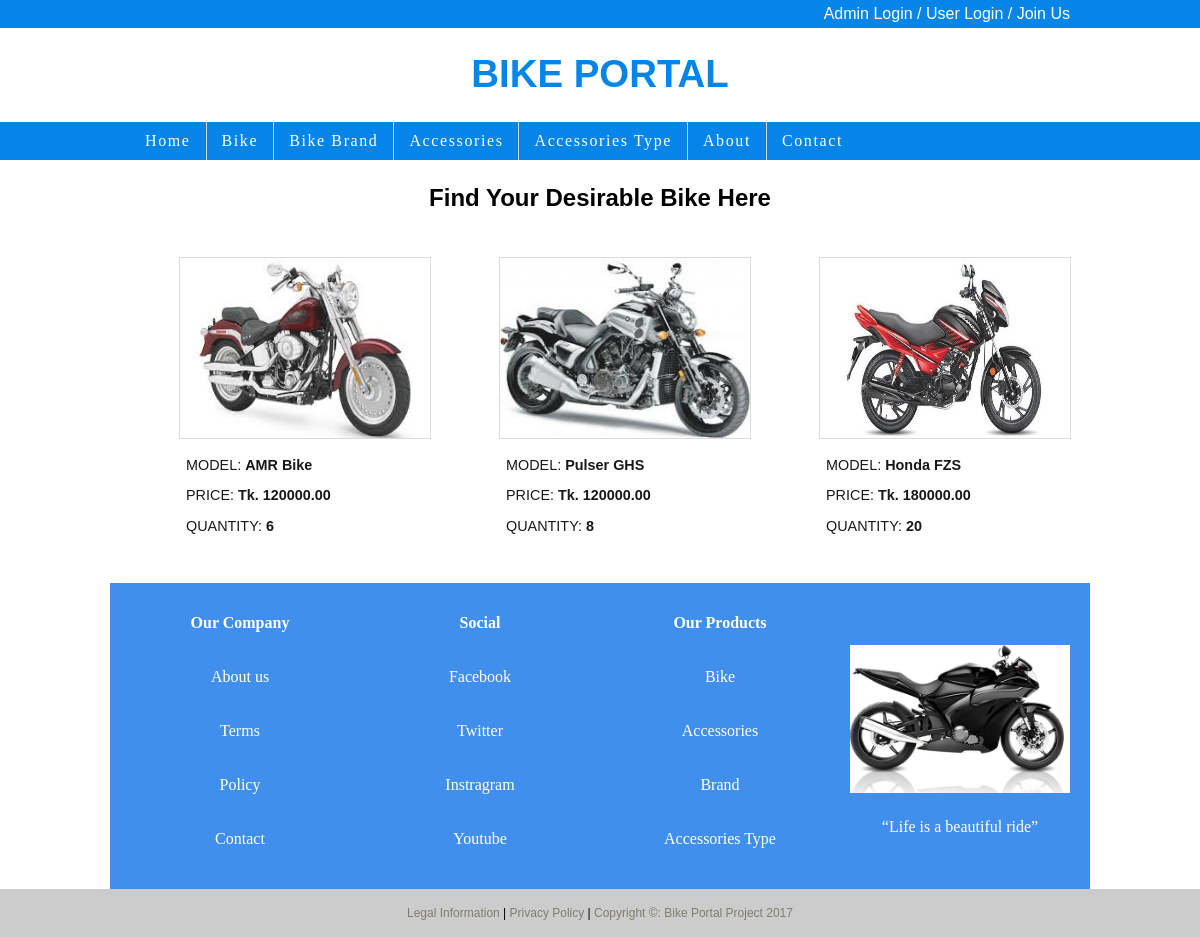
Page /show_Bike.php?id=2006 on the committed database.
### tables this page shows
CREATE TABLE `bike` (
  `id` int(11) NOT NULL,
  `model` varchar(50) NOT NULL,
  `brand_id` int(11) NOT NULL,
  `price` float(12,2) NOT NULL,
  `quantity` int(11) NOT NULL,
  `status` int(11) NOT NULL DEFAULT '0',
  `imgurl` varchar(100) DEFAULT NULL
);

### include/db_bike.php (called while the page is built)
<?php
function getBikeFromDB($sql){
	$conn = mysqli_connect("localhost", "root", "","bike_portal");
	$result = mysqli_query($conn, $sql)or die(mysqli_error($conn));
	$arr=array();
	while($row = mysqli_fetch_assoc($result)) {
		$arr[]=$row;
	}
	return json_encode($arr);
	return $arr;
}
?>

### show_Bike.php (the view, shortened to what this page needs)
<!DOCTYPE html>
<html>
	<head>
		<link rel="stylesheet" type="text/css" href="css/960_12_col.css"/>
		<link rel="stylesheet" type="text/css" href="css/index.css"/>
	</head>
	<body>
	<?php
require("include/db_bike.php");
$ar=getBikeFromDB("select * from bike where status = '0' and brand_id = '".$_REQUEST["id"]."'");
$jsn=json_decode($ar,true);
?>
		<div class="header">
			<div class="container_12">
				<div class="nav grid_7">
					<a href="adminLogin.php">Admin Login / </a>
					<a href="#">User Login / </a>
					<a href="joinUs.php">Join Us</a>
				</div>
			</div>
		</div>
		<div class="top1">
			<div class="container_12">
				<div class="grid_12">
					<h1><b>BIKE PORTAL</b></h1>
				</div>
			</div>
		</div>
		<div class="header">
			<div class="container_12">
				<div class="grid_12">
					<table>
						<tr>
							<td><a href="index.php">Home</a></td>
							<td><a href="index.php">Bike</a></td>
							<td><a href="bikeBrand.php">Bike Brand</a></td>
							<td><a href="bikeParts.php">Accessories</a></td>
							<td><a href="partsType.php">Accessories Type</a></td>
							<td><a href="#">About</a></td>
							<td class="last"><a href="#">Contact</a></td>
						</tr>
					</table>
				</div>
			</div>
		</div>
		<div class="top1">
			<div class="container_12">
				<div class="grid_12">
					<h2 class="tag"><b>Find Your Desirable Bike Here</b></h2>
				</div>
			</div>
		</div>
		<div class="container_12">
		<?php foreach($jsn as $v){ ?>
			<div class="grid_4">
				<figure><img src="<?php echo $v["imgurl"];?>" alt="bike"/>
					<figcaption>
						<p>MODEL: <b><?php echo $v["model"];?></b></p>
						<p>PRICE: <b>Tk. <?php echo $v["price"];?></b></p>
						<p>QUANTITY: <b><?php echo $v["quantity"];?></b></p>
					</figcaption>
				</figure>
			</div>
			<?php } ?>
		</div>
			<div class="more-articles container_12">
				<div class="grid_3">
					<p><b>Our Company</b></p>
					<p><a href="#">About us</a></p>
					<p><a href="#">Terms</a></p>
					<p><a href="#">Policy</a></p>
					<p><a href="#">Contact</a></p>
				</div>
				<div class="grid_3">
					<p><b>Social</b></p>
					<p><a href="#">Facebook</a></p>
					<p><a href="#">Twitter</a></p>
					<p><a href="#">Instragram</a></p>
					<p><a href="#">Youtube</a></p>
				</div>
				<div class="grid_3">
					<p><b>Our Products</b></p>
					<p><a href="#">Bike</a></p>
					<p><a href="#">Accessories</a></p>
					<p><a href="#">Brand</a></p>
					<p><a href="#">Accessories Type</a></p>
				</div>
				<div class="grid_3">
					<p></p>
					<img src="logo/bike.jpg" width="220px" />
					<p><q>Life is a beautiful ride</q></p>
				</div>
			</div>
		<div class="footer clearfix">
			<div class="container_12">
				<p class="grid_12"><a href="#">Legal Information</a> | <a href="#">Privacy Policy</a> | <a href="#">Copyright &copy: Bike Portal Project 2017</a></p>
			</div>
		</div>
	</body>
</html>

### css/960_12_col.css (style rules this page uses)
body { min-width: 960px; }
.container_12 { margin-left: auto; margin-right: auto; width: 960px; }
.grid_1, .grid_2, .grid_3, .grid_4, .grid_5, .grid_6, .grid_7, .grid_8, .grid_9, .grid_10, .grid_11, .grid_12 { display: inline; float: left; margin-left: 10px; margin-right: 10px; }
.container_12 .grid_3 { width: 220px; }
.container_12 .grid_4 { width: 300px; }
.container_12 .grid_7 { width: 540px; }
.container_12 .grid_12 { width: 940px; }
.clearfix:before, .clearfix:after, .container_12:before, .container_12:after { content: '.'; display: block; overflow: hidden; visibility: hidden; font-size: 0; line-height: 0; width: 0; height: 0; }
.clearfix:after, .container_12:after { clear: both; }
.clearfix, .container_12 { zoom: 1; }

### css/index.css (style rules this page uses)
body { color:#000000; background:#ffffff; font-family:georgia,"times new roman",times,serif; font-size:100%; margin:0px; text-align:center; }
a { color:#ffffff; text-decoration:none; }
.header { background:#0685E9; padding:0px 0px 0px 0px; float: left; margin-top:0px; width:100%; height:50%; z-index:50; position:static; }
.top1 { background:#ffffff; color: #0685E9; padding:0px 0px 0px 0px; float: left; margin-top:0px; width:100%; height:100%; position:static; }
.nav { float:right; font-family:quicksandbook,helvetica,arial,sans-serif; padding:5px 0px 5px 0px; text-align:right; }
h1,h2 { font-family:quicksandbook,helvetica,arial,sans-serif; font-weight:normal; }
h1 { font-size:240%; margin-top:24px; }
.tag { margin-top:24px; color:#000000; }
.more-articles { width:960px; background:#418FEC; border-top:1px solid #ffffff; padding:10px; }
.more-articles p { color:#ffffff; padding:5px 0px 15px 0px; font-size:100%; }
.more-articles p:last-child { border-bottom:none; }
.footer { clear:both; padding:5px 10px; background:rgba(0,0,0,0.2); }
.footer p { font-family:helvetica,arial,sans-serif; font-size:75%; text-align:center; }
.footer a { color:#807c72; }
table { border-spacing:0px; }
th,td { padding:10px 15px 10px 15px; text-align:left; border-right:1px solid #cbd2d8; letter-spacing:0.1em; font-size:100%; margin:0px; border-spacing:0px; }
td.last { border-right:0px solid #ffffff; }
figure { display:block; width:250px; height:300px; padding:9px; text-align:left; opacity:0.9; }
figure img { width:250px; height:180px; border:1px solid #d6d6d6; }
figcaption { font-family:arial,helvetica,sans-serif; font-size:90%; padding-left:7px; background-repeat:no-repeat; background-position:0px 0px; }

### rows in the picture
bike: imgurl (picture), model "AMR Bike", price "120000.00", quantity "6"
bike: imgurl (picture), model "Pulser GHS", price "120000.00", quantity "8"
bike: imgurl (picture), model "Honda FZS", price "180000.00", quantity "20"
